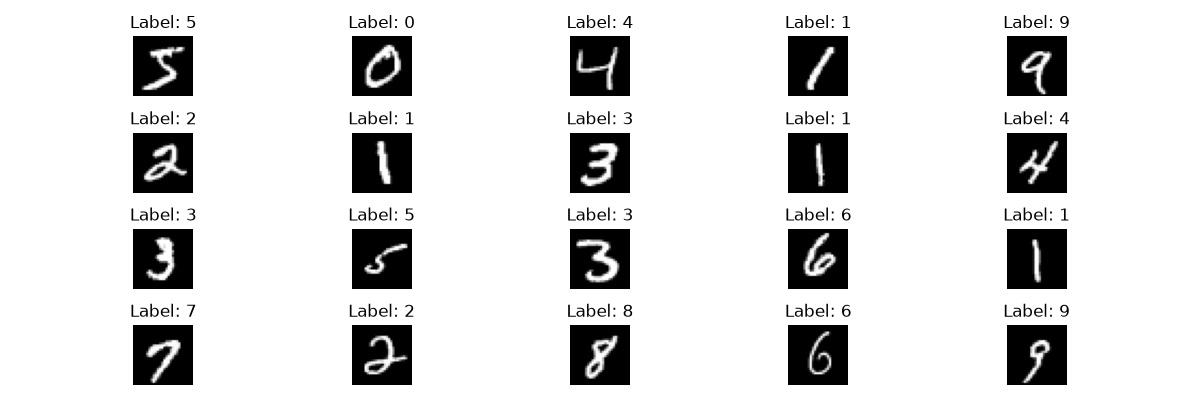

Write the Python code that produced this figure.

import numpy as np
import matplotlib.pyplot as plt

# Load dataset
data = np.load("mnist.npz")

x_train = data["x_train"]
y_train = data["y_train"]

# Display first 10 images
plt.figure(figsize=(12, 4))

for i in range(20):
    plt.subplot(4, 5, i + 1)
    plt.imshow(x_train[i], cmap="gray")
    plt.title(f"Label: {y_train[i]}")
    plt.axis("off")

plt.tight_layout()
plt.show()
# Display numerical pixel values of the first image
print("First image pixel matrix:")
print(x_train[0])

print("\nImage shape:", x_train[0].shape)
print("Actual label:", y_train[0])


# Flatten the first image
first_image = x_train[0]

flattened_image = first_image.reshape(-1)

print("\nORIGINAL IMAGE")
print("Shape:", first_image.shape)

print("\nFLATTENED IMAGE")
print("Shape:", flattened_image.shape)

print("\nFirst 20 pixel values:")
print(flattened_image[:20])
